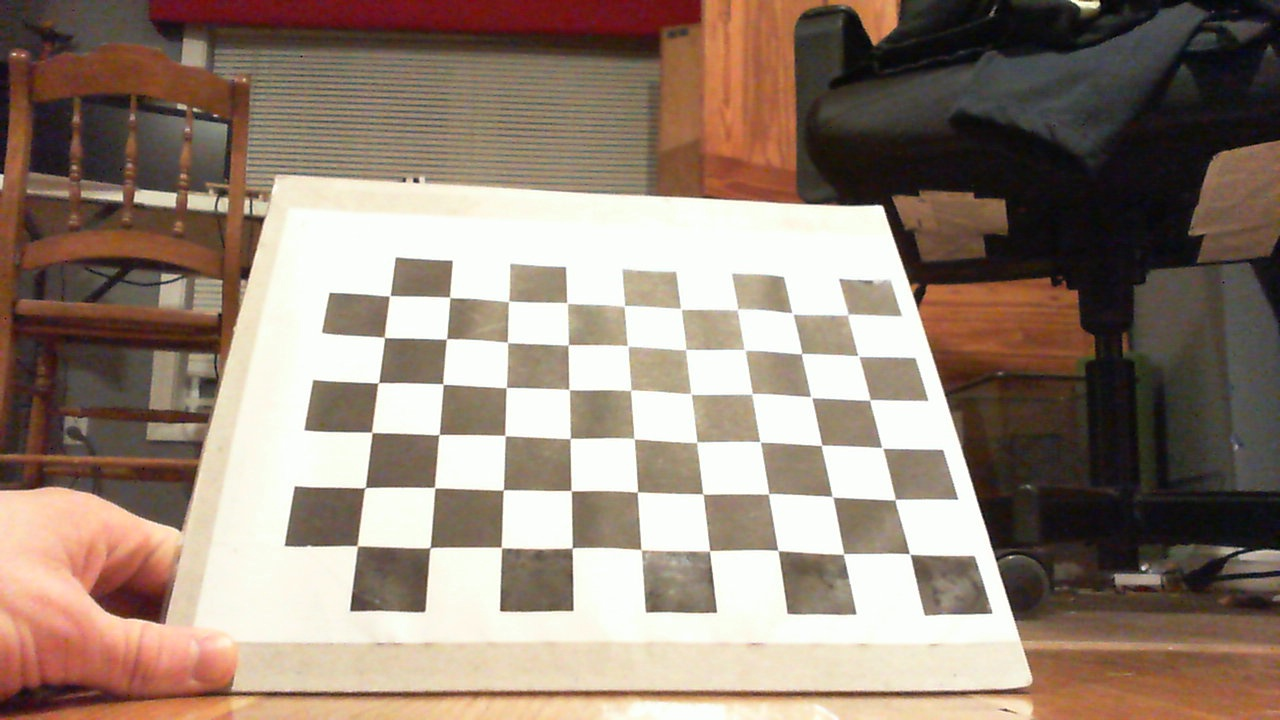
#> input picture CameraCalibration/CameraCalibrationImages/image0000.jpg, 1280 x 720 px, given as the content of the folder /Users/Benjamin/Downloads/Cal_Imgs, which was not available
$ python CameraCalibration.py   (Python 2 division)
#> lines starting #> are read from the running program, lines starting #| are printed output that depends on the picture; after the words box and inside, x2 and y2 are one past the last pixel; in counts of white or black regions, pixels touching at a corner belong together; long printed decimals are rounded; pictures that were not available may be replaced by others from this repository, and a replacement may not be noted
import numpy as np
import cv2
import glob,os

# termination criteria
criteria = (cv2.TERM_CRITERIA_EPS + cv2.TERM_CRITERIA_MAX_ITER, 25, 0.001)

# prepare object points, like (0,0,0), (1,0,0), (2,0,0) ....,(6,5,0)
objp = np.zeros((6*9,3), np.float32)
objp[:,:2] = np.mgrid[0:9,0:6].T.reshape(-1,2)

# Arrays to store object points and image points from all the images.
objpoints = [] # 3d point in real world space
imgpoints = [] # 2d points in image plane.
path = "/Users/Benjamin/Downloads/Cal_Imgs"
images = glob.glob(os.path.join(path, '*.jpg'))

for fname in images:
    img = cv2.imread(fname)
#> img is the input picture: shape (720, 1280, 3); mean B, G, R 116.9, 130.6, 148.2
    gray = cv2.cvtColor(img,cv2.COLOR_BGR2GRAY)
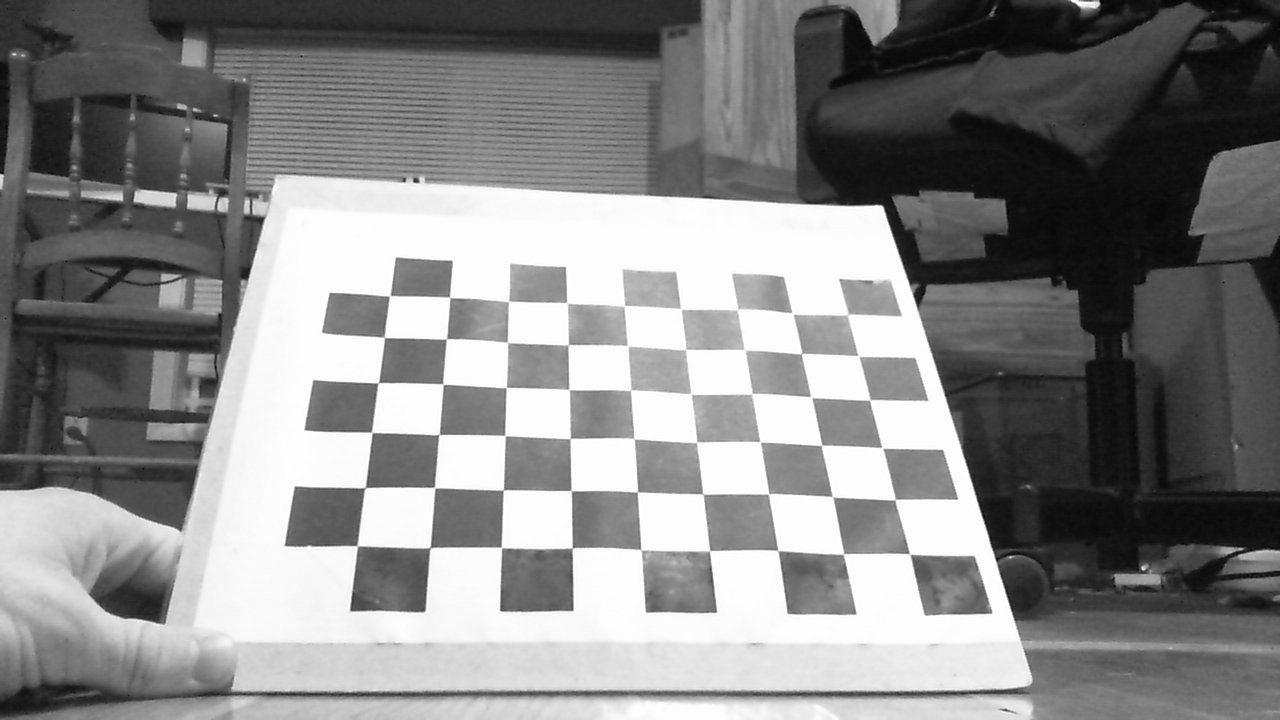
#> gray: shape (720, 1280); min 0, max 255, mean 134.3
    print(gray.shape[::-1])
#| (1280, 720)

    # Find the chess board corners
    ret, corners = cv2.findChessboardCorners(gray, (9,6),None)
#> ret = True; corners = 54 rows, first 8: [909.4, 554.2], [843.1, 553.4], [777.4, 550.5], [710, 550.8], [641, 549.3], [572.1, 548], [501.3, 546.8], [430.1, 548]
    print(ret)
#| True
    # If found, add object points, image points (after refining them)
    if ret == True:
        objpoints.append(objp)

        corners2 = cv2.cornerSubPix(gray,corners,(11,11),(-1,-1),criteria)
#> corners2 = 54 rows, first 8: [909.8, 553.9], [843.5, 554.1], [778, 550.5], [709.6, 550.8], [641.1, 549.7], [572, 547.9], [501.4, 547.5], [430, 547.7]
        imgpoints.append(corners2)

        # Draw and display the corners
        img = cv2.drawChessboardCorners(img, (9,6), corners2,ret)
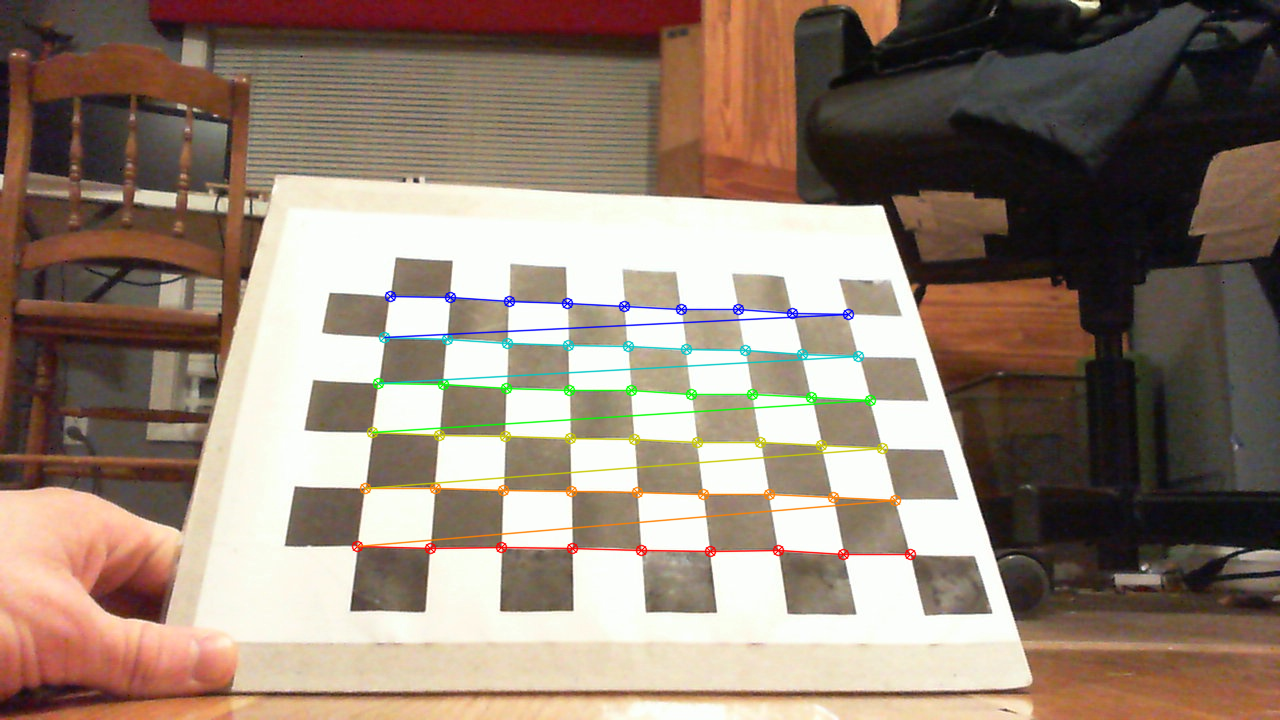
#> img: shape (720, 1280, 3); 2.24% of pixels changed, all inside (x1, y1, x2, y2) = (351, 290, 917, 561)
        cv2.imshow('img',img)
        cv2.waitKey(1000)

retval, cameramatrix, distortioncoeff, rotationvector, translationvector = cv2.calibrateCamera(objpoints, imgpoints, (640,480), None, None)
#> retval = 0.832; cameramatrix = [[727.8, 0, 426.3], [0, 421.1, 62.95], [0, 0, 1]]; distortioncoeff = [[-0.0105, 0.0242, 0.0112, -0.000101, -0.00831]]; rotationvector = ([0.163, -0.596, -2.99],); translationvector = ([6.98, 12.07, 10.89],)

print 'matrix',cameramatrix
#| matrix [[727.823   0.         426.278]
#|  [  0.         421.064  62.947]
#|  [  0.           0.           1.        ]]
print'dist',distortioncoeff
#| dist [[-0.01052  0.02419  0.0112 -0.0001009 -0.008306]]

mean_error = 0
for i in range(len(objpoints)):
    imgpoints2, _ = cv2.projectPoints(objpoints[i], rotationvector[i], translationvector[i], cameramatrix, distortioncoeff)
    error = cv2.norm(imgpoints[i],imgpoints2, cv2.NORM_L2)/len(imgpoints2)
    mean_error += error
#> this loop made 1 pass
#> (error, mean_error) on pass 1: (0.113, 0.113)
#> after the loop, mean_error = 0.113

print ("mean error: ", mean_error/len(objpoints))
#| ('mean error: ', 0.1133)


img = cv2.imread('/Users/Benjamin/Downloads/Cal_Imgs/image0001.jpg')
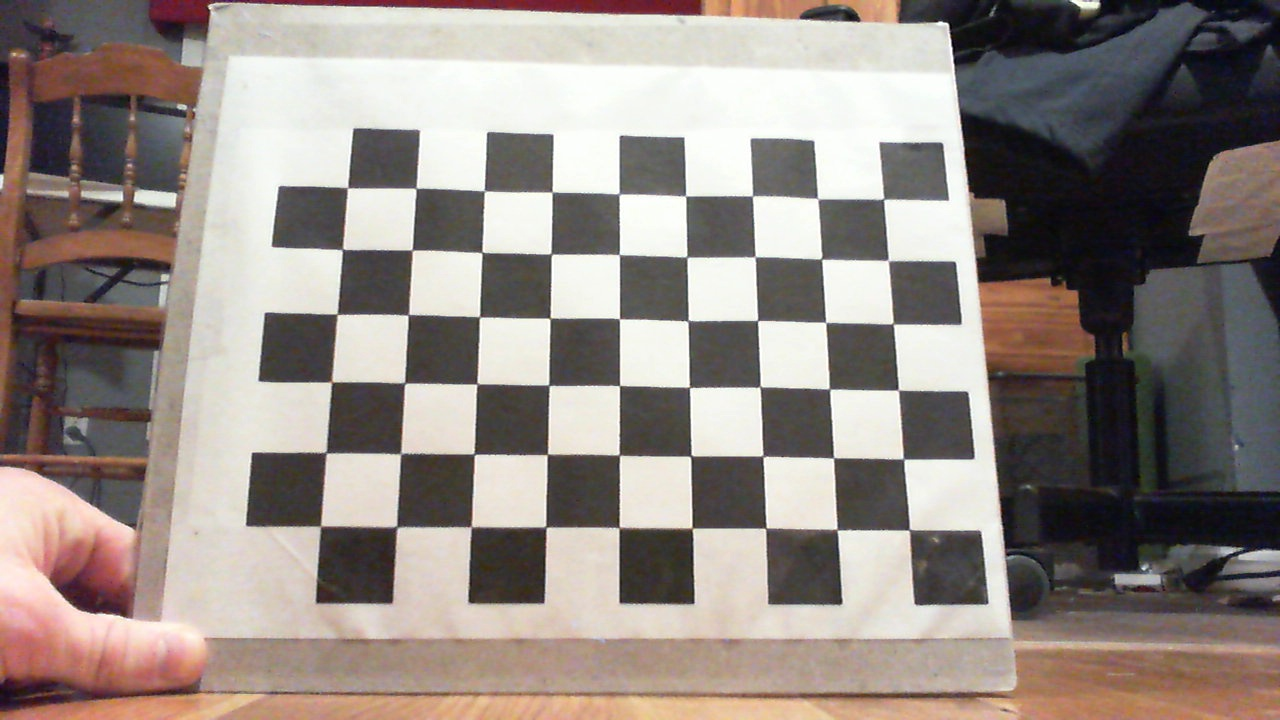
#> input picture CameraCalibration/CameraCalibrationImages/image0001.jpg, 1280 x 720 px, given as the content of the folder /Users/Benjamin/Downloads/Cal_Imgs, which was not available
#> img is the input picture: shape (720, 1280, 3); mean B, G, R 131.4, 136.9, 146.9
h,  w = img.shape[:2]
#> h = 720; w = 1280
newcameramtx, roi=cv2.getOptimalNewCameraMatrix(cameramatrix,distortioncoeff,(w,h),1,(w,h))
#> newcameramtx = [[701.5, 0, 412.6], [0, 360.9, 59.19], [0, 0, 1]]; roi = (17, 5, 1195, 587)
# undistort
dst = cv2.undistort(img, cameramatrix, distortioncoeff, None, newcameramtx)
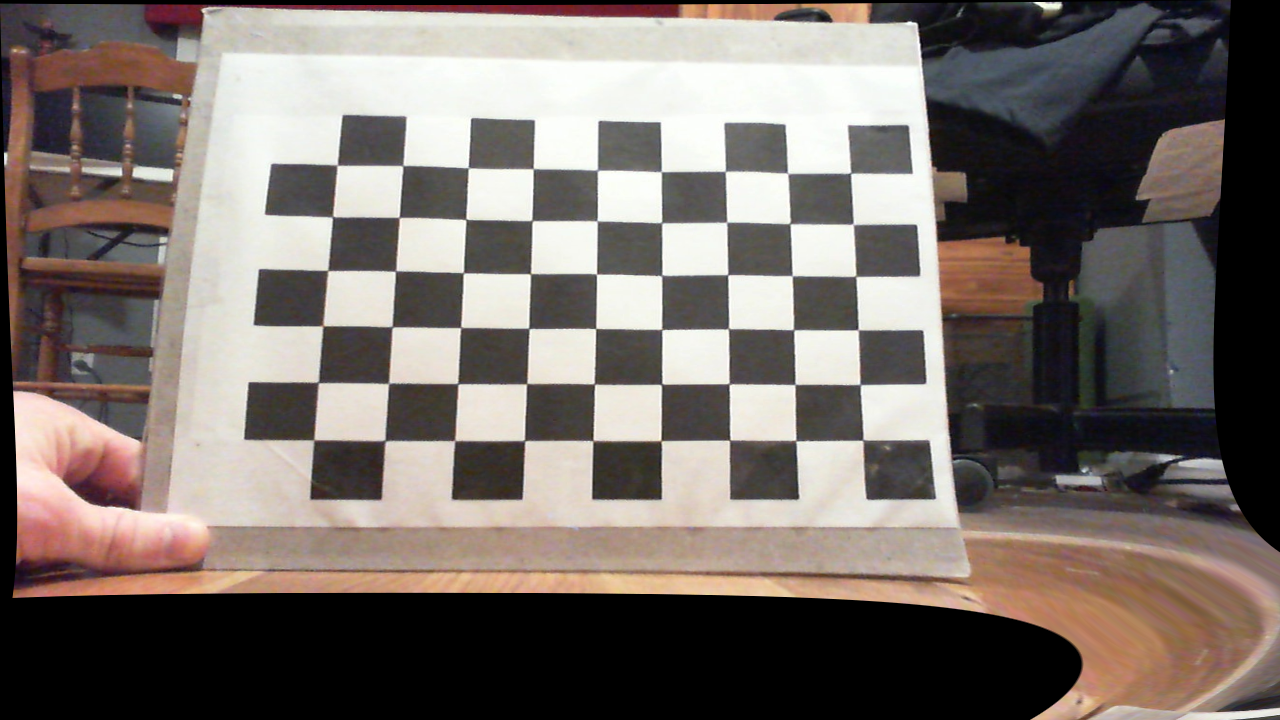
#> dst: shape (720, 1280, 3); mean B, G, R 106.1, 111.1, 120


cv2.imshow('calibresult.png',dst)
cv2.waitKey()
